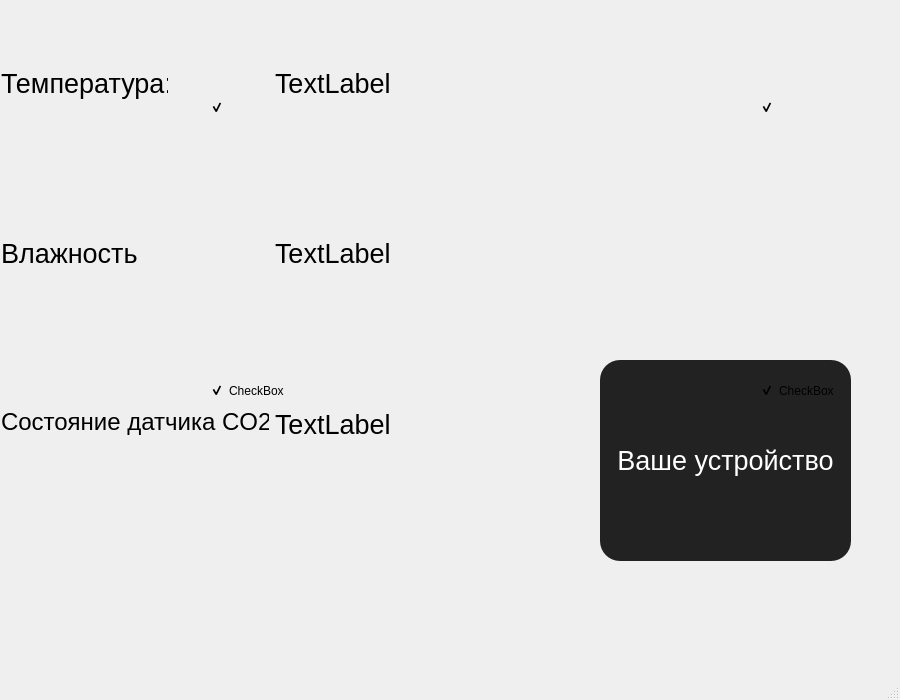
<?xml version="1.0" encoding="UTF-8"?>
<ui version="4.0">
 <class>VoiceHomeMainWindow</class>
 <widget class="QMainWindow" name="VoiceHomeMainWindow">
  <property name="enabled">
   <bool>true</bool>
  </property>
  <property name="geometry">
   <rect>
    <x>0</x>
    <y>0</y>
    <width>900</width>
    <height>700</height>
   </rect>
  </property>
  <property name="minimumSize">
   <size>
    <width>900</width>
    <height>700</height>
   </size>
  </property>
  <property name="maximumSize">
   <size>
    <width>900</width>
    <height>700</height>
   </size>
  </property>
  <property name="windowTitle">
   <string>VoiceHome</string>
  </property>
  <property name="styleSheet">
   <string notr="true">color:black;</string>
  </property>
  <property name="animated">
   <bool>true</bool>
  </property>
  <widget class="QWidget" name="centralwidget">
   <widget class="QPushButton" name="HomeButton">
    <property name="geometry">
     <rect>
      <x>50</x>
      <y>580</y>
      <width>75</width>
      <height>75</height>
     </rect>
    </property>
    <property name="styleSheet">
     <string notr="true">border:none;</string>
    </property>
    <property name="text">
     <string/>
    </property>
    <property name="icon">
     <iconset resource="images.qrc">
      <normaloff>:/images/HomeIcon.png</normaloff>:/images/HomeIcon.png</iconset>
    </property>
    <property name="iconSize">
     <size>
      <width>75</width>
      <height>75</height>
     </size>
    </property>
   </widget>
   <widget class="QPushButton" name="CommandsButton">
    <property name="geometry">
     <rect>
      <x>780</x>
      <y>580</y>
      <width>75</width>
      <height>75</height>
     </rect>
    </property>
    <property name="styleSheet">
     <string notr="true">border:none;</string>
    </property>
    <property name="text">
     <string/>
    </property>
    <property name="icon">
     <iconset resource="images.qrc">
      <normaloff>:/images/ChatIcon.png</normaloff>:/images/ChatIcon.png</iconset>
    </property>
    <property name="iconSize">
     <size>
      <width>75</width>
      <height>75</height>
     </size>
    </property>
   </widget>
   <widget class="QCheckBox" name="CheckBoxSvet">
    <property name="enabled">
     <bool>true</bool>
    </property>
    <property name="geometry">
     <rect>
      <x>210</x>
      <y>90</y>
      <width>81</width>
      <height>35</height>
     </rect>
    </property>
    <property name="styleSheet">
     <string notr="true">QCheckBox::indicator:unchecked {
    image: url(:/images/CheckBoxOn.png);
}
QCheckBox::indicator:checked {
    image: url(:/images/CheckBoxOff.png);
}
QCheckBox {
    background-color: rgba(255, 255, 255, 0);
}
</string>
    </property>
    <property name="text">
     <string/>
    </property>
    <property name="iconSize">
     <size>
      <width>75</width>
      <height>35</height>
     </size>
    </property>
    <property name="checked">
     <bool>true</bool>
    </property>
   </widget>
   <widget class="QLabel" name="FanLabel">
    <property name="geometry">
     <rect>
      <x>600</x>
      <y>80</y>
      <width>251</width>
      <height>201</height>
     </rect>
    </property>
    <property name="text">
     <string/>
    </property>
    <property name="pixmap">
     <pixmap resource="images.qrc">:/images/IconFan.png</pixmap>
    </property>
   </widget>
   <widget class="QCheckBox" name="CheckBoxFan">
    <property name="geometry">
     <rect>
      <x>760</x>
      <y>90</y>
      <width>81</width>
      <height>35</height>
     </rect>
    </property>
    <property name="styleSheet">
     <string notr="true">QCheckBox::indicator:unchecked {
    image: url(:/images/CheckBoxOn.png);
}
QCheckBox::indicator:checked {
    image: url(:/images/CheckBoxOff.png);
}
QCheckBox {
    background-color: rgba(255, 255, 255, 0);
}
</string>
    </property>
    <property name="text">
     <string/>
    </property>
    <property name="icon">
     <iconset resource="images.qrc">
      <normaloff>:/images/CheckBoxOn.png</normaloff>:/images/CheckBoxOn.png</iconset>
    </property>
    <property name="iconSize">
     <size>
      <width>75</width>
      <height>35</height>
     </size>
    </property>
    <property name="checked">
     <bool>true</bool>
    </property>
   </widget>
   <widget class="QLabel" name="ChainikLabel">
    <property name="geometry">
     <rect>
      <x>50</x>
      <y>360</y>
      <width>251</width>
      <height>201</height>
     </rect>
    </property>
    <property name="text">
     <string/>
    </property>
    <property name="pixmap">
     <pixmap resource="images.qrc">:/images/IconChainik.png</pixmap>
    </property>
   </widget>
   <widget class="QCheckBox" name="CheckBoxChainik">
    <property name="geometry">
     <rect>
      <x>210</x>
      <y>370</y>
      <width>81</width>
      <height>41</height>
     </rect>
    </property>
    <property name="styleSheet">
     <string notr="true">QCheckBox::indicator:unchecked {
    image: url(:/images/CheckBoxOn.png);
}
QCheckBox::indicator:checked {
    image: url(:/images/CheckBoxOff.png);
}
QCheckBox {
    background-color: rgba(255, 255, 255, 0);
}
</string>
    </property>
    <property name="text">
     <string>CheckBox</string>
    </property>
    <property name="checked">
     <bool>true</bool>
    </property>
   </widget>
   <widget class="QPushButton" name="UserCommandButton">
    <property name="geometry">
     <rect>
      <x>600</x>
      <y>360</y>
      <width>251</width>
      <height>201</height>
     </rect>
    </property>
    <property name="font">
     <font>
      <pointsize>20</pointsize>
     </font>
    </property>
    <property name="styleSheet">
     <string notr="true">color: rgb(255, 255, 255);
background-color: rgb(34, 34, 34);
border-radius: 20px;</string>
    </property>
    <property name="text">
     <string>Ваше устройство</string>
    </property>
   </widget>
   <widget class="QCheckBox" name="CheckBoxUserCommand">
    <property name="geometry">
     <rect>
      <x>760</x>
      <y>370</y>
      <width>81</width>
      <height>41</height>
     </rect>
    </property>
    <property name="styleSheet">
     <string notr="true">QCheckBox::indicator:unchecked {
    image: url(:/images/CheckBoxOn.png);
}
QCheckBox::indicator:checked {
    image: url(:/images/CheckBoxOff.png);
}
QCheckBox {
    background-color: rgba(255, 255, 255, 0);
}
</string>
    </property>
    <property name="text">
     <string>CheckBox</string>
    </property>
    <property name="checked">
     <bool>true</bool>
    </property>
   </widget>
   <widget class="QPushButton" name="SettingsButton">
    <property name="geometry">
     <rect>
      <x>840</x>
      <y>10</y>
      <width>50</width>
      <height>50</height>
     </rect>
    </property>
    <property name="styleSheet">
     <string notr="true">border:none;</string>
    </property>
    <property name="text">
     <string/>
    </property>
    <property name="icon">
     <iconset resource="images.qrc">
      <normaloff>:/images/settings icon.png</normaloff>:/images/settings icon.png</iconset>
    </property>
    <property name="iconSize">
     <size>
      <width>30</width>
      <height>30</height>
     </size>
    </property>
   </widget>
   <widget class="QLabel" name="SvetLabel">
    <property name="geometry">
     <rect>
      <x>50</x>
      <y>80</y>
      <width>251</width>
      <height>200</height>
     </rect>
    </property>
    <property name="text">
     <string/>
    </property>
    <property name="pixmap">
     <pixmap resource="images.qrc">:/images/IconSvet.png</pixmap>
    </property>
   </widget>
   <widget class="QLabel" name="vlazh">
    <property name="geometry">
     <rect>
      <x>275</x>
      <y>235</y>
      <width>241</width>
      <height>36</height>
     </rect>
    </property>
    <property name="font">
     <font>
      <pointsize>20</pointsize>
     </font>
    </property>
    <property name="text">
     <string>TextLabel</string>
    </property>
   </widget>
   <widget class="QLabel" name="temp">
    <property name="geometry">
     <rect>
      <x>275</x>
      <y>65</y>
      <width>221</width>
      <height>36</height>
     </rect>
    </property>
    <property name="font">
     <font>
      <pointsize>20</pointsize>
     </font>
    </property>
    <property name="text">
     <string>TextLabel</string>
    </property>
   </widget>
   <widget class="QLabel" name="co2text">
    <property name="geometry">
     <rect>
      <x>1</x>
      <y>406</y>
      <width>268</width>
      <height>32</height>
     </rect>
    </property>
    <property name="font">
     <font>
      <pointsize>18</pointsize>
     </font>
    </property>
    <property name="text">
     <string>Состояние датчика CO2:</string>
    </property>
   </widget>
   <widget class="QLabel" name="temptext">
    <property name="geometry">
     <rect>
      <x>1</x>
      <y>65</y>
      <width>167</width>
      <height>36</height>
     </rect>
    </property>
    <property name="font">
     <font>
      <pointsize>20</pointsize>
     </font>
    </property>
    <property name="text">
     <string>Температура:</string>
    </property>
   </widget>
   <widget class="QLabel" name="vltext">
    <property name="geometry">
     <rect>
      <x>1</x>
      <y>235</y>
      <width>138</width>
      <height>36</height>
     </rect>
    </property>
    <property name="font">
     <font>
      <pointsize>20</pointsize>
     </font>
    </property>
    <property name="text">
     <string>Влажность:</string>
    </property>
   </widget>
   <widget class="QLabel" name="co2">
    <property name="geometry">
     <rect>
      <x>275</x>
      <y>406</y>
      <width>271</width>
      <height>36</height>
     </rect>
    </property>
    <property name="font">
     <font>
      <pointsize>20</pointsize>
     </font>
    </property>
    <property name="text">
     <string>TextLabel</string>
    </property>
   </widget>
   <zorder>vlazh</zorder>
   <zorder>temp</zorder>
   <zorder>co2text</zorder>
   <zorder>temptext</zorder>
   <zorder>vltext</zorder>
   <zorder>co2</zorder>
   <zorder>HomeButton</zorder>
   <zorder>CommandsButton</zorder>
   <zorder>FanLabel</zorder>
   <zorder>CheckBoxFan</zorder>
   <zorder>SettingsButton</zorder>
   <zorder>UserCommandButton</zorder>
   <zorder>CheckBoxUserCommand</zorder>
   <zorder>SvetLabel</zorder>
   <zorder>CheckBoxSvet</zorder>
   <zorder>ChainikLabel</zorder>
   <zorder>CheckBoxChainik</zorder>
  </widget>
  <widget class="QMenuBar" name="menubar">
   <property name="geometry">
    <rect>
     <x>0</x>
     <y>0</y>
     <width>900</width>
     <height>21</height>
    </rect>
   </property>
  </widget>
  <widget class="QStatusBar" name="statusbar"/>
 </widget>
 <resources>
  <include location="images.qrc"/>
 </resources>
 <connections/>
</ui>
